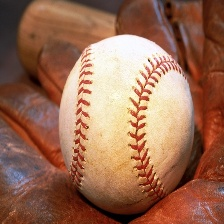
#> input picture images/044.jpg, 224 x 224 px, given in place of the camera
$ python Live_Ball_Tracking.py
#> lines starting #> are read from the running program, lines starting #| are printed output that depends on the picture; after the words box and inside, x2 and y2 are one past the last pixel; in counts of white or black regions, pixels touching at a corner belong together
import cv2
import numpy as np

# Initialize the video capture
cap = cv2.VideoCapture(0)

# Set the lower and upper boundaries for the ball color in HSV format
lower_color = np.array([0, 100, 100])
upper_color = np.array([10, 255, 255])

while True:
    # Read the frame from the video capture
    ret, frame = cap.read()
#> frame is the input picture: shape (224, 224, 3); mean B, G, R 83.1, 106.6, 153.5

    if not ret:
        break

    # Convert the frame from BGR to HSV color space
    hsv = cv2.cvtColor(frame, cv2.COLOR_BGR2HSV)
#> hsv: shape (224, 224, 3); mean H, S, V 20.5, 132, 153.7

    # Create a mask based on the color range
    mask = cv2.inRange(hsv, lower_color, upper_color)
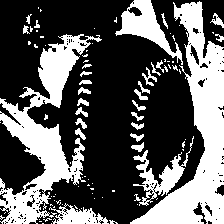
#> mask: shape (224, 224); 36.4% white; 93 white regions (63 under 20 px), largest, box (x1, y1, x2, y2) and area: (130, 1, 224, 224) 7299, (0, 34, 102, 224) 6318, (115, 0, 183, 65) 1405

    # Perform morphological operations to remove noise
    mask = cv2.erode(mask, None, iterations=2)
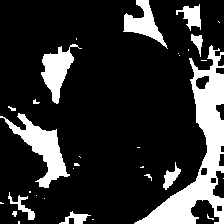
#> mask: shape (224, 224); 18.5% white; 32 white regions (19 under 20 px), largest, box (x1, y1, x2, y2) and area: (134, 45, 224, 224) 4574, (0, 113, 70, 188) 1624, (41, 44, 82, 104) 1016
    mask = cv2.dilate(mask, None, iterations=2)
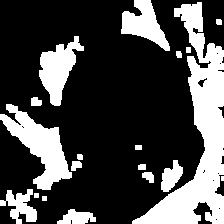
#> mask: shape (224, 224); 28.3% white; 19 white regions (1 under 20 px)

    # Find contours in the mask
    contours, _ = cv2.findContours(mask.copy(), cv2.RETR_EXTERNAL, cv2.CHAIN_APPROX_SIMPLE)
#> contours = 19 contours, 3 with area under 20; largest, box (x1, y1, x2, y2) and area: (132, 2, 224, 224) 6589, (0, 104, 72, 190) 2301, (39, 36, 84, 106) 1427, (121, 0, 170, 51) 1150, (0, 189, 37, 224) 566

    # Initialize the ball position
    ball_pos = None

    if len(contours) > 0:
        # Find the contour with the largest area (the ball)
        largest_contour = max(contours, key=cv2.contourArea)
#> largest_contour = contour of 304 points, box (x1, y1, x2, y2) (132, 2, 224, 224), area 6589

        # Get the centroid of the contour
        M = cv2.moments(largest_contour)
#> M = moments, m00 6589, centre m10/m00, m01/m00 = (198.9, 133.9)
        if M["m00"] > 0:
            cx = int(M["m10"] / M["m00"])
#> cx = 198
            cy = int(M["m01"] / M["m00"])
#> cy = 133
            ball_pos = (cx, cy)
#> ball_pos = (198, 133)

            # Draw a circle at the ball position
            cv2.circle(frame, ball_pos, 10, (0, 255, 0), 2)
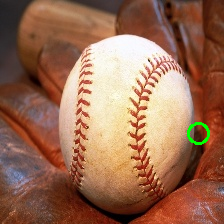
#> frame: shape (224, 224, 3); 0.39% of pixels changed, all inside (x1, y1, x2, y2) = (187, 122, 210, 145)

    # Display the frame
    cv2.imshow("Ball Tracking", frame)

    # Exit if the 'q' key is pressed
    if cv2.waitKey(1) & 0xFF == ord('q'):
#> (key q is pressed here)
        break

# Release the video capture and close all windows
cap.release()
cv2.destroyAllWindows()
